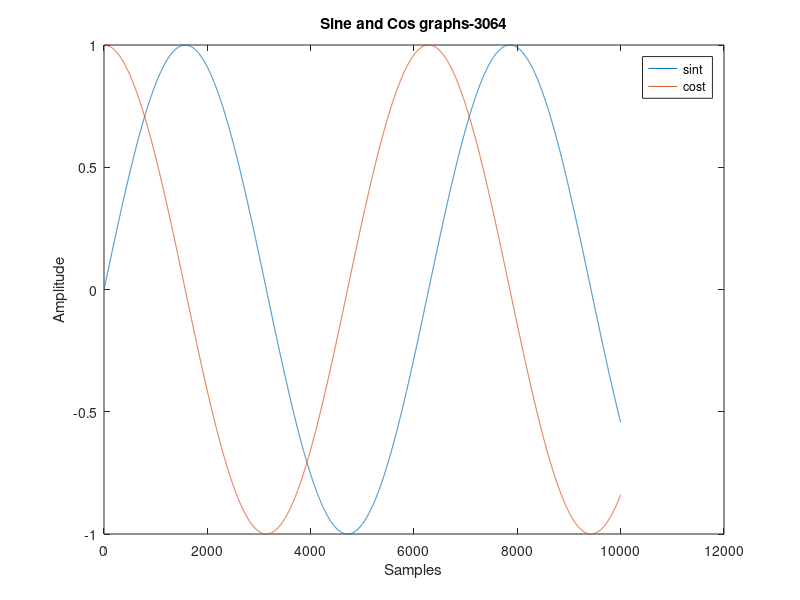

Here is the MATLAB script that generated this plot:
clc;clear all; close all;
t=0:0.001:10;
plot(sin(t));
hold on;
plot(cos(t));
title('Sine and Cos graphs-3064');
xlabel('Samples');
ylabel('Amplitude');
legend('sint','cost');